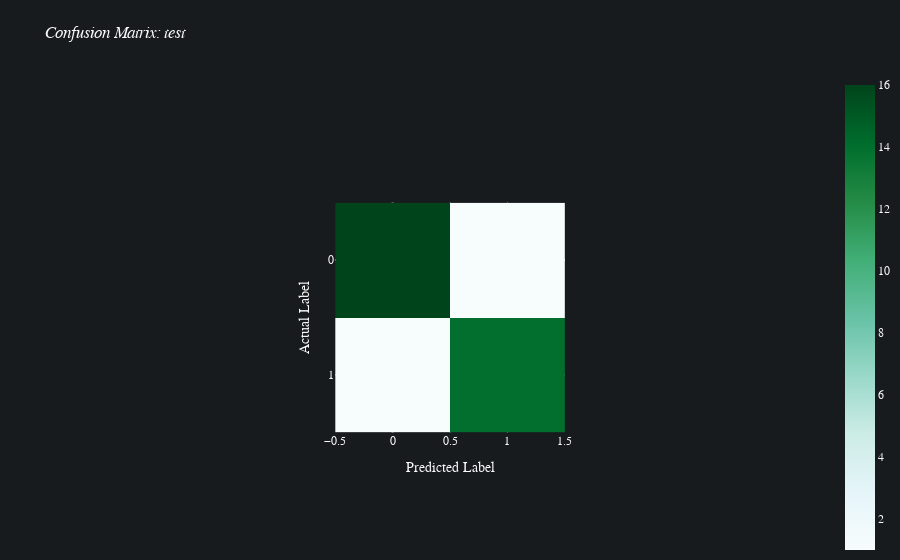
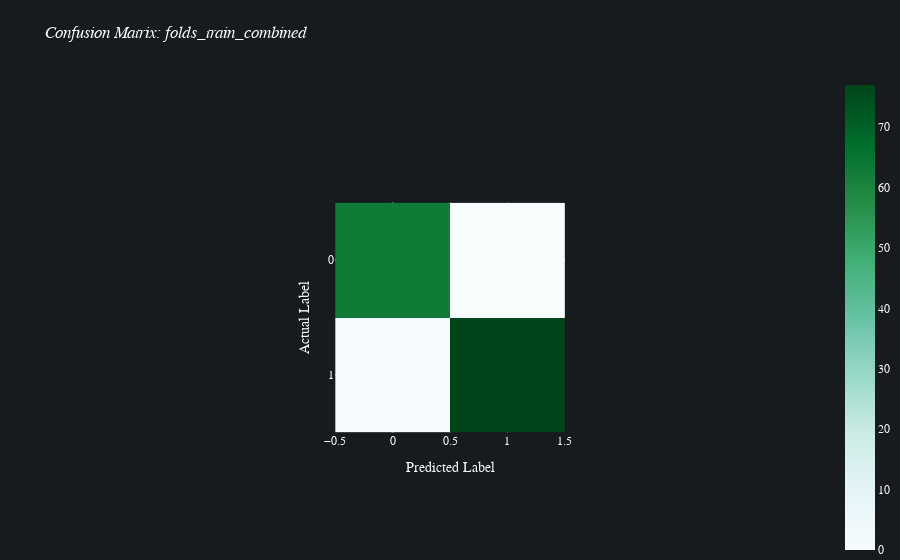
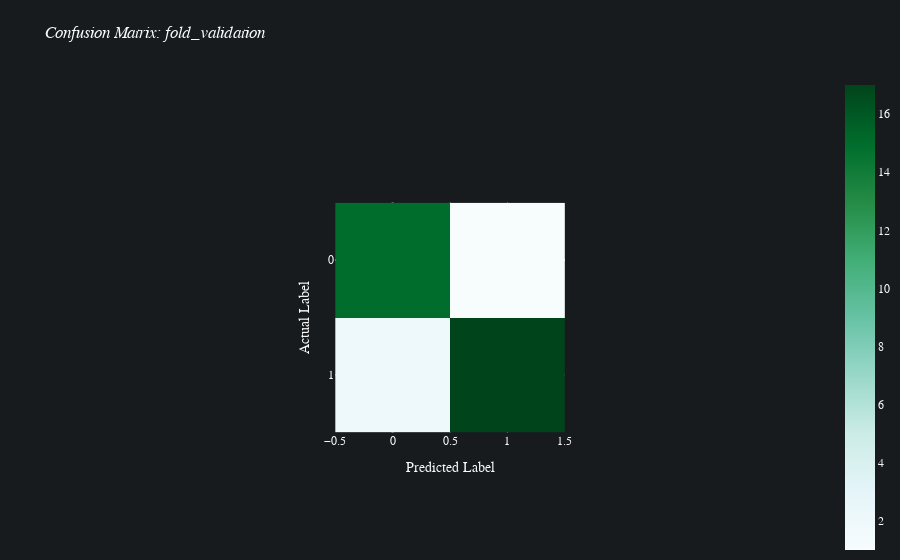

Notebook code for these charts, in order:
### Code cell
result.plot_confusion_matrix()

### Figure 1 — Plotly figure (JSON) as saved in the notebook; plotly's stock layout.template omitted (floating-point values rounded to 4 significant figures)
{"data": [{"coloraxis": "coloraxis", "hovertemplate": "Predicted Label: %{x}<br>Actual Label: %{y}<br>color: %{z}<extra></extra>", "type": "heatmap", "z": [[16, 1], [1, 14]]}], "layout": {"autosize": true, "coloraxis": {"colorscale": [[0, "rgb(247,252,253)"], [0.125, "rgb(229,245,249)"], [0.25, "rgb(204,236,230)"], [0.375, "rgb(153,216,201)"], [0.5, "rgb(102,194,164)"], [0.625, "rgb(65,174,118)"], [0.75, "rgb(35,139,69)"], [0.875, "rgb(0,109,44)"], [1, "rgb(0,68,27)"]]}, "font": {"color": "#FAFAFA", "family": "Avenir"}, "hoverlabel": {"bgcolor": "#0F0F0F", "font": {"family": "Avenir", "size": 15}}, "legend": {"title": {"text": "Sample Count"}}, "margin": {"b": 0, "t": 75}, "paper_bgcolor": "#181B1E", "plot_bgcolor": "#181B1E", "title": {"text": "<i>Confusion Matrix: test</i>"}, "xaxis": {"autorange": true, "constrain": "domain", "domain": [0.3448, 0.6552], "range": [-0.5, 1.5], "scaleanchor": "y", "title": {"text": "Predicted Label"}}, "yaxis": {"autorange": true, "constrain": "domain", "domain": [0, 1], "dtick": 1, "range": [1.5, -0.5], "tick0": 0, "tickmode": "linear", "title": {"text": "Actual Label"}}}}

### Figure 2 — Plotly figure (JSON) as saved in the notebook; plotly's stock layout.template omitted (floating-point values rounded to 4 significant figures)
{"data": [{"coloraxis": "coloraxis", "hovertemplate": "Predicted Label: %{x}<br>Actual Label: %{y}<br>color: %{z}<extra></extra>", "type": "heatmap", "z": [[63, 0], [1, 77]]}], "layout": {"autosize": true, "coloraxis": {"colorscale": [[0, "rgb(247,252,253)"], [0.125, "rgb(229,245,249)"], [0.25, "rgb(204,236,230)"], [0.375, "rgb(153,216,201)"], [0.5, "rgb(102,194,164)"], [0.625, "rgb(65,174,118)"], [0.75, "rgb(35,139,69)"], [0.875, "rgb(0,109,44)"], [1, "rgb(0,68,27)"]]}, "font": {"color": "#FAFAFA", "family": "Avenir"}, "hoverlabel": {"bgcolor": "#0F0F0F", "font": {"family": "Avenir", "size": 15}}, "legend": {"title": {"text": "Sample Count"}}, "margin": {"b": 0, "t": 75}, "paper_bgcolor": "#181B1E", "plot_bgcolor": "#181B1E", "title": {"text": "<i>Confusion Matrix: folds_train_combined</i>"}, "xaxis": {"autorange": true, "constrain": "domain", "domain": [0.3448, 0.6552], "range": [-0.5, 1.5], "scaleanchor": "y", "title": {"text": "Predicted Label"}}, "yaxis": {"autorange": true, "constrain": "domain", "domain": [0, 1], "dtick": 1, "range": [1.5, -0.5], "tick0": 0, "tickmode": "linear", "title": {"text": "Actual Label"}}}}

### Figure 3 — Plotly figure (JSON) as saved in the notebook; plotly's stock layout.template omitted (floating-point values rounded to 4 significant figures)
{"data": [{"coloraxis": "coloraxis", "hovertemplate": "Predicted Label: %{x}<br>Actual Label: %{y}<br>color: %{z}<extra></extra>", "type": "heatmap", "z": [[15, 1], [2, 17]]}], "layout": {"autosize": true, "coloraxis": {"colorscale": [[0, "rgb(247,252,253)"], [0.125, "rgb(229,245,249)"], [0.25, "rgb(204,236,230)"], [0.375, "rgb(153,216,201)"], [0.5, "rgb(102,194,164)"], [0.625, "rgb(65,174,118)"], [0.75, "rgb(35,139,69)"], [0.875, "rgb(0,109,44)"], [1, "rgb(0,68,27)"]]}, "font": {"color": "#FAFAFA", "family": "Avenir"}, "hoverlabel": {"bgcolor": "#0F0F0F", "font": {"family": "Avenir", "size": 15}}, "legend": {"title": {"text": "Sample Count"}}, "margin": {"b": 0, "t": 75}, "paper_bgcolor": "#181B1E", "plot_bgcolor": "#181B1E", "title": {"text": "<i>Confusion Matrix: fold_validation</i>"}, "xaxis": {"autorange": true, "constrain": "domain", "domain": [0.3448, 0.6552], "range": [-0.5, 1.5], "scaleanchor": "y", "title": {"text": "Predicted Label"}}, "yaxis": {"autorange": true, "constrain": "domain", "domain": [0, 1], "dtick": 1, "range": [1.5, -0.5], "tick0": 0, "tickmode": "linear", "title": {"text": "Actual Label"}}}}
